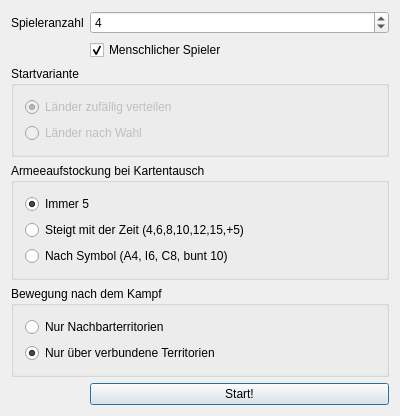
<?xml version="1.0" encoding="UTF-8"?>
<ui version="4.0">
 <class>DialogStartGameClass</class>
 <widget class="QDialog" name="DialogStartGameClass">
  <property name="windowModality">
   <enum>Qt::ApplicationModal</enum>
  </property>
  <property name="geometry">
   <rect>
    <x>0</x>
    <y>0</y>
    <width>400</width>
    <height>365</height>
   </rect>
  </property>
  <property name="contextMenuPolicy">
   <enum>Qt::NoContextMenu</enum>
  </property>
  <property name="windowTitle">
   <string>DialogStartGame</string>
  </property>
  <property name="modal">
   <bool>true</bool>
  </property>
  <layout class="QFormLayout" name="formLayout">
   <item row="0" column="0">
    <widget class="QLabel" name="label">
     <property name="text">
      <string>Spieleranzahl</string>
     </property>
    </widget>
   </item>
   <item row="0" column="1">
    <widget class="QSpinBox" name="spinBoxNumberOfPlayers">
     <property name="minimum">
      <number>2</number>
     </property>
     <property name="maximum">
      <number>12</number>
     </property>
     <property name="value">
      <number>4</number>
     </property>
    </widget>
   </item>
   <item row="2" column="0" colspan="2">
    <widget class="QGroupBox" name="groupBox">
     <property name="title">
      <string>Startvariante</string>
     </property>
     <property name="checkable">
      <bool>false</bool>
     </property>
     <layout class="QVBoxLayout" name="verticalLayout_2">
      <item>
       <layout class="QVBoxLayout" name="verticalLayout">
        <item>
         <widget class="QRadioButton" name="radioButtonRandom">
          <property name="enabled">
           <bool>false</bool>
          </property>
          <property name="text">
           <string>Länder zufällig verteilen</string>
          </property>
          <property name="checked">
           <bool>true</bool>
          </property>
         </widget>
        </item>
        <item>
         <widget class="QRadioButton" name="radioButtonChoose">
          <property name="enabled">
           <bool>false</bool>
          </property>
          <property name="text">
           <string>Länder nach Wahl</string>
          </property>
         </widget>
        </item>
       </layout>
      </item>
     </layout>
    </widget>
   </item>
   <item row="3" column="0" colspan="2">
    <widget class="QGroupBox" name="groupBox_2">
     <property name="title">
      <string>Armeeaufstockung bei Kartentausch</string>
     </property>
     <layout class="QVBoxLayout" name="verticalLayout_3">
      <item>
       <widget class="QRadioButton" name="radioButtonCEO5">
        <property name="text">
         <string>Immer 5</string>
        </property>
        <property name="checked">
         <bool>true</bool>
        </property>
       </widget>
      </item>
      <item>
       <widget class="QRadioButton" name="radioButtonCEO_ByTime">
        <property name="text">
         <string>Steigt mit der Zeit (4,6,8,10,12,15,+5)</string>
        </property>
        <property name="checked">
         <bool>false</bool>
        </property>
       </widget>
      </item>
      <item>
       <widget class="QRadioButton" name="radioButtonCEO_BySymbol">
        <property name="text">
         <string>Nach Symbol (A4, I6, C8, bunt 10)</string>
        </property>
       </widget>
      </item>
     </layout>
    </widget>
   </item>
   <item row="4" column="0" colspan="2">
    <widget class="QGroupBox" name="groupBox_3">
     <property name="title">
      <string>Bewegung nach dem Kampf</string>
     </property>
     <layout class="QVBoxLayout" name="verticalLayout_4">
      <item>
       <widget class="QRadioButton" name="radioButtonOnlyNeighbors">
        <property name="text">
         <string>Nur Nachbarterritorien</string>
        </property>
       </widget>
      </item>
      <item>
       <widget class="QRadioButton" name="radioButtonOnlyPath">
        <property name="text">
         <string>Nur über verbundene Territorien</string>
        </property>
        <property name="checked">
         <bool>true</bool>
        </property>
       </widget>
      </item>
     </layout>
    </widget>
   </item>
   <item row="5" column="1">
    <widget class="QPushButton" name="pushButton">
     <property name="text">
      <string>Start!</string>
     </property>
    </widget>
   </item>
   <item row="1" column="1">
    <widget class="QCheckBox" name="checkBoxHuman">
     <property name="text">
      <string>Menschlicher Spieler</string>
     </property>
     <property name="checked">
      <bool>true</bool>
     </property>
    </widget>
   </item>
  </layout>
 </widget>
 <layoutdefault spacing="6" margin="11"/>
 <resources/>
 <connections>
  <connection>
   <sender>pushButton</sender>
   <signal>clicked()</signal>
   <receiver>DialogStartGameClass</receiver>
   <slot>accept()</slot>
   <hints>
    <hint type="sourcelabel">
     <x>334</x>
     <y>261</y>
    </hint>
    <hint type="destinationlabel">
     <x>273</x>
     <y>267</y>
    </hint>
   </hints>
  </connection>
 </connections>
</ui>
